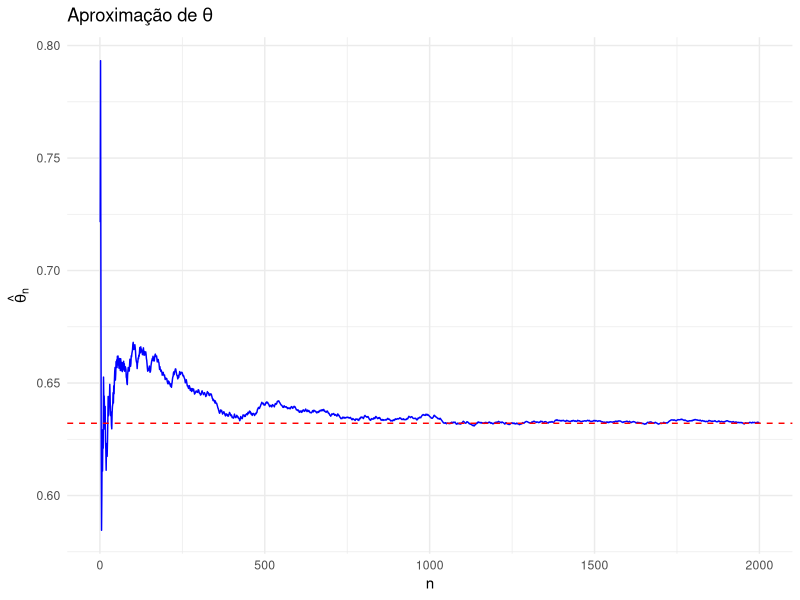
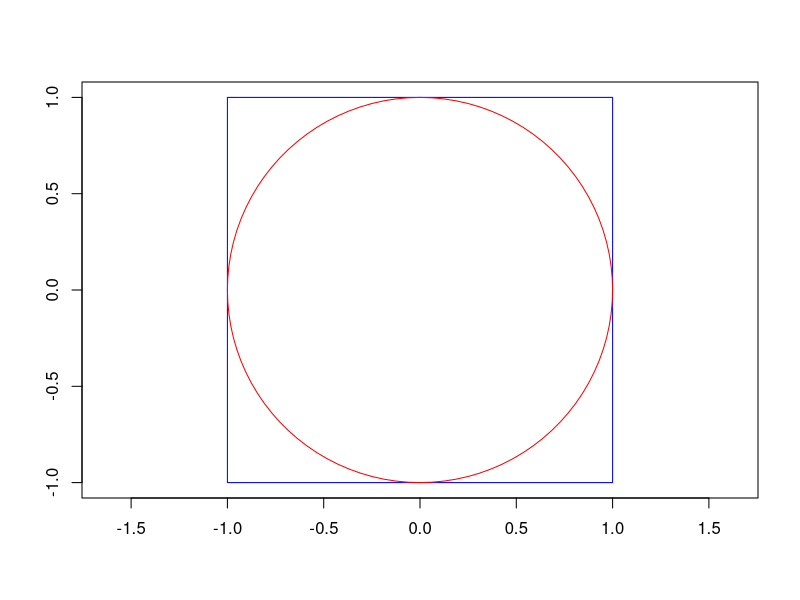
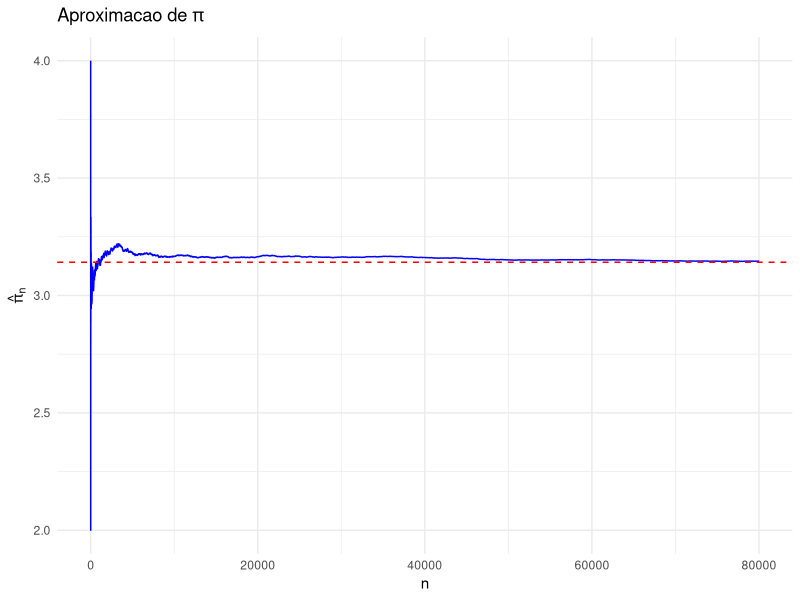
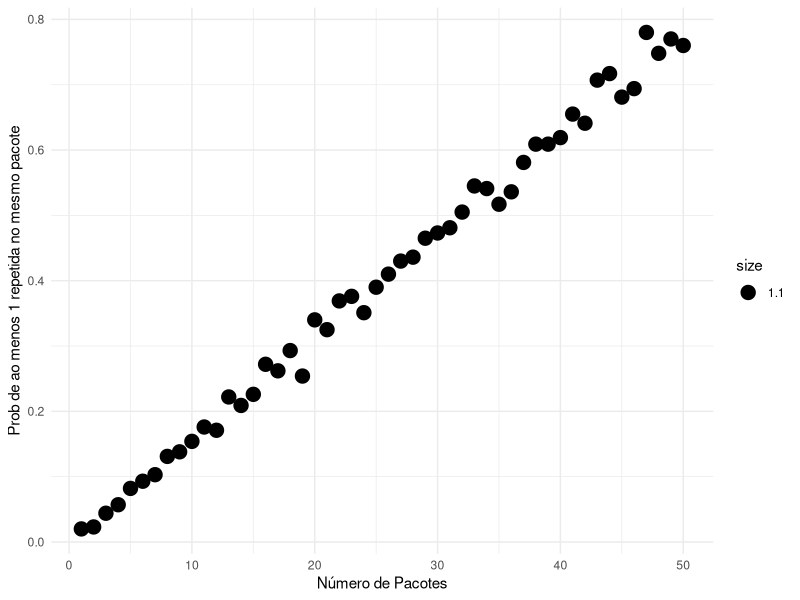

The R source for these figures, in order:
## ---- chunk 1
n <- 100
u <- runif(n, min = 0, max = 1)
theta_hat <- mean(exp(-u))

valor_real <- 1 - exp(-1)
theta_hat
valor_real
## ---- chunk 2
library(ggplot2)

set.seed(58)
N <- 1:2000
theta_hat <- numeric(length(N))
u <- numeric(length(N))  # Pré-alocação do vetor

# Preenchendo o vetor u e calculando theta_hat
for (i in seq_along(N)) {
  u[i] <- runif(1)
  theta_hat[i] <- mean(exp(-u[1:i]))
}

# Criando o dataframe para o ggplot
df <- data.frame(N = N, theta_hat = theta_hat)

# Plotar o gráfico usando ggplot2
ggplot(df, aes(x = N, y = theta_hat)) +
  geom_line(color = "blue") +
  geom_hline(yintercept = 1 - exp(-1), color = "red", linetype = "dashed") +
  labs(x = "n", y = expression(hat(theta)[n]), title = expression(Aproximação~de~theta)) +
  theme_minimal()
## ---- chunk 3
set.seed(58)
library(ggplot2)

N <- 50000
x <- rgamma(N, shape = 2, rate = 3)  # Usando rate = 1/scale
y <- as.integer(x >= 0.4)

valor_aproximado <- mean(y)
valor_real <- 1 - pgamma(0.4, shape = 2, rate = 3)

valor_aproximado
valor_real
## ---- chunk 4
require(plotrix)
require(grid)

plot(c(-1, 1), c(-1,1), type = "n", asp=1,xlab="",yla="")
rect( -1, -1, 1, 1,border="blue") 
draw.circle( 0, 0, 1 ,border="red")
## ---- chunk 5
set.seed(459)
library(ggplot2)

N <- 1:80000
z <- numeric(length(N))

# Loop para gerar os pontos e verificar se estão dentro do círculo
for (i in seq_along(N)) {
  x <- 2 * runif(1) - 1
  y <- 2 * runif(1) - 1
  z[i] <- (x^2 + y^2 <= 1)
}

# Cálculo da estimativa de pi
theta_hat <- cumsum(z) / N
pi_hat <- theta_hat * 4

# Criando o dataframe para o ggplot
df <- data.frame(N = N, pi_hat = pi_hat)

# Plotar o gráfico usando ggplot2
ggplot(df, aes(x = N, y = pi_hat)) +
  geom_line(color = "blue") +
  geom_hline(yintercept = pi, color = "red", linetype = "dashed") +
  labs(x = "n", y = expression(hat(pi)[n]), title = expression(Aproximacao~de~pi)) +
  theme_minimal()
## ---- chunk 6
set.seed(0)
N <- 10000  # número de amostras
z <- numeric(N)

# Loop para gerar os pontos e verificar se estão dentro do círculo
for (i in 1:N) {
  x <- 2 * runif(1) - 1
  y <- 2 * runif(1) - 1
  z[i] <- (x^2 + y^2 <= 1)
}

theta_hat <- mean(z)
sigma_hat <- sqrt(var(z) / N)
alpha <- 0.05  # Nível de significância
z_alpha2 <- qnorm(1 - alpha / 2)

# Intervalo de confiança
IC <- c(theta_hat - z_alpha2 * sigma_hat, theta_hat + z_alpha2 * sigma_hat) * 4

theta_hat * 4  # Estimativa de pi
IC  # Intervalo de confiança
## ---- chunk 7
nFigurinhas <- 640
B <- 1000
nPacotes <- 1:50
aoMenosUmaRepetidaNoMesmoPacote <- matrix(NA, length(nPacotes), B)
for(ii in 1:length(nPacotes)) {
  for(jj in 1:B) {
    figurinhas <- sample(1:nFigurinhas, nPacotes[ii] * 5, replace = TRUE)
    figurinhas <- matrix(figurinhas, nPacotes[ii], 5)
    aoMenosUmaRepetidaNoMesmoPacote[ii,jj] <- sum(apply(figurinhas, 1, function(xx) length(unique(xx)) != length(xx)) > 0)
  }
}

probCoincidencia <- apply(aoMenosUmaRepetidaNoMesmoPacote, 1, mean)
## ---- chunk 8
dados <- data.frame(probCoincidencia = probCoincidencia, nPacotes = nPacotes)

library(ggplot2)
ggplot(dados, aes(x = nPacotes, y = probCoincidencia)) +
  geom_point(aes(size = 1.1)) +
  xlab("Número de Pacotes") +
  ylab("Prob de ao menos 1 repetida no mesmo pacote") + 
  theme(legend.position = "none")+
  theme_minimal()
## ---- chunk 9
numeroPacotes <- rep(NA, B)
for(jj in 1:B) {
  albumCompleto <- FALSE
  nPacotes <- 0
  figurinhas <- NULL
  while(!albumCompleto) {
    figurinhas <- c(figurinhas, sample(1:nFigurinhas, 5, replace = TRUE))
    if(length(unique(figurinhas)) == nFigurinhas) {
      albumCompleto <- TRUE
    }
    nPacotes <- nPacotes + 1
  }
  numeroPacotes[jj] <- nPacotes
}
## ---- chunk 10
mean(numeroPacotes)
## ---- chunk 11
cat("Probabilidade de precisar de mais de 800 pacotes: ", mean(numeroPacotes > 800) * 100, "%", sep = "")
cat("Probabilidade de precisar de mais de 1000 pacotes: ", mean(numeroPacotes > 1000) * 100, "%", sep = "")
